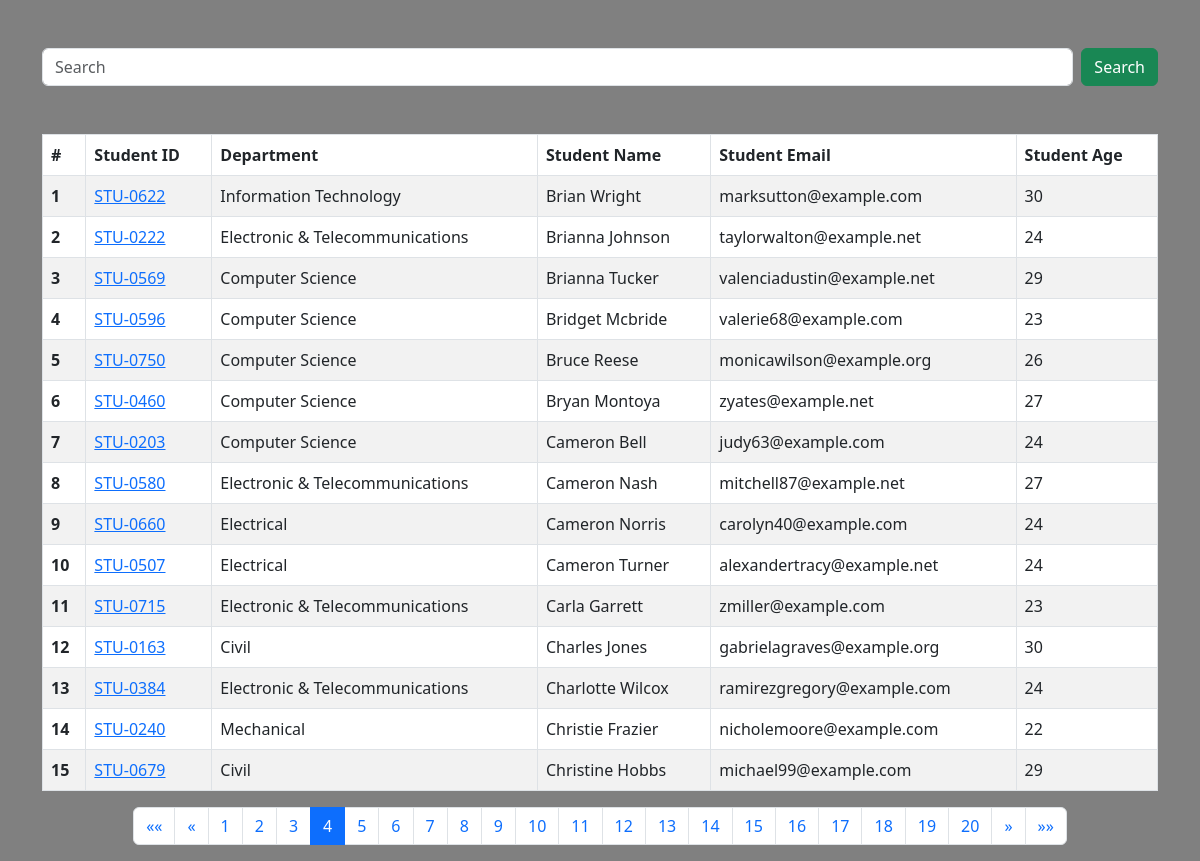
/?search=&page=4, run on the app's committed database.
### Report/models.py (models this page shows, shortened)
class Student(models.Model):
    department = models.ForeignKey(
        Department, related_name='depart', on_delete=models.CASCADE)
    student_id = models.OneToOneField(
        StudentID, related_name='studentid', on_delete=models.CASCADE)
    student_name = models.CharField(max_length=100)
    student_email = models.EmailField(unique=True)
    student_age = models.IntegerField(default=18)
    student_address = models.TextField()
    class Meta:
        ordering = ['student_name']
        verbose_name = 'student'

class StudentID(models.Model):
    student_id = models.CharField(max_length=100)
    def __str__(self) -> str:
        return self.student_id

class Department(models.Model):
    department = models.CharField(max_length=100)
    def __str__(self) -> str:
        return self.department
    class Meta:
        ordering = ['department']

### Report/views.py (the view, shortened to what this page needs)
# urls.py: path('',views.get_students,name='get_student'),
def get_students(request):
    queryset = Student.objects.all()
    page_number = request.GET.get("page",1)
    paginator = Paginator(queryset, 15)   # Pagination
    try:
        page_obj = paginator.page(page_number)
    except EmptyPage:
        page_obj = paginator.page(1)
    return render(request,'students.html',{'queryset':page_obj})

### Report/templates/students.html
{% extends 'base.html' %}
{% load static %}
{% block content %}
<div class="container mt-5">
    <div class="row">
        <form class="d-flex mb-5" role="search">
            <input class="form-control me-2" type="search" name="search" placeholder="Search" aria-label="Search">
            <button class="btn btn-success" type="submit">Search</button>
          </form>
        <div class="table-responsive">
            <table class="table table-bordered table-striped">
                <thead>
                    <tr>
                        <th scope="col">#</th>
                        <th scope="col">Student ID</th>
                        <th scope="col">Department</th>
                        <th scope="col">Student Name</th>
                        <th scope="col">Student Email</th>
                        <th scope="col">Student Age</th>
                    </tr>
                </thead>
                <tbody>
                    {% for query in queryset %}
                    <tr>
                        <th scope="row">{{ forloop.counter }}</th>
                        <td> <a href="{% url 'see_marks' query.student_id %}">{{ query.student_id }}</a></td>
                        <td>{{ query.department }}</td>
                        <td>{{ query.student_name }}</td>
                        <td>{{ query.student_email }}</td>
                        <td>{{ query.student_age }}</td>
                    </tr>
                    {% endfor %}
                </tbody>
            </table>
        </div>
        <nav aria-label="Page navigation text-center">
            <ul class="pagination justify-content-center">
                {% if queryset.has_previous %}
                    <li class="page-item">
                        <a class="page-link" href="?search={{ request.GET.search }}&page=1" aria-label="First">
                            <span aria-hidden="true">&laquo;&laquo;</span>
                        </a>
                    </li>
                    <li class="page-item">
                        <a class="page-link" href="?search={{ request.GET.search }}&page={{ queryset.previous_page_number }}" aria-label="Previous">
                            <span aria-hidden="true">&laquo;</span>
                        </a>
                    </li>
                {% endif %}
                {% for num in queryset.paginator.page_range %}
                    <li class="page-item {% if queryset.number == num %}active{% endif %}">
                        <a class="page-link" href="?search={{ request.GET.search }}&page={{ num }}">{{ num }}</a>
                    </li>
                {% endfor %}
                {% if queryset.has_next %}
                    <li class="page-item">
                        <a class="page-link" href="?search={{ request.GET.search }}&page={{ queryset.next_page_number }}" aria-label="Next">
                            <span aria-hidden="true">&raquo;</span>
                        </a>
                    </li>
                    <li class="page-item">
                        <a class="page-link" href="?search={{ request.GET.search }}&page={{ queryset.paginator.num_pages }}" aria-label="Last">
                            <span aria-hidden="true">&raquo;&raquo;</span>
                        </a>
                    </li>
                {% endif %}
            </ul>
        </nav>
    </div>
</div>
{% endblock content %}

### data on the page
Student: student_id "STU-0622", department "Information Technology", student_name "Brian Wright", student_email "marksutton@example.com", student_age "30"
Student: student_id "STU-0222", department "Electronic & Telecommunications", student_name "Brianna Johnson", student_email "taylorwalton@example.net", student_age "24"
Student: student_id "STU-0569", department "Computer Science", student_name "Brianna Tucker", student_email "valenciadustin@example.net", student_age "29"
Student: student_id "STU-0596", department "Computer Science", student_name "Bridget Mcbride", student_email "valerie68@example.com", student_age "23"
Student: student_id "STU-0750", department "Computer Science", student_name "Bruce Reese", student_email "monicawilson@example.org", student_age "26"
Student: student_id "STU-0460", department "Computer Science", student_name "Bryan Montoya", student_email "zyates@example.net", student_age "27"
Student: student_id "STU-0203", department "Computer Science", student_name "Cameron Bell", student_email "judy63@example.com", student_age "24"
Student: student_id "STU-0580", department "Electronic & Telecommunications", student_name "Cameron Nash", student_email "mitchell87@example.net", student_age "27"
Student: student_id "STU-0660", department "Electrical", student_name "Cameron Norris", student_email "carolyn40@example.com", student_age "24"
Student: student_id "STU-0507", department "Electrical", student_name "Cameron Turner", student_email "alexandertracy@example.net", student_age "24"
Student: student_id "STU-0715", department "Electronic & Telecommunications", student_name "Carla Garrett", student_email "zmiller@example.com", student_age "23"
Student: student_id "STU-0163", department "Civil", student_name "Charles Jones", student_email "gabrielagraves@example.org", student_age "30"
Student: student_id "STU-0384", department "Electronic & Telecommunications", student_name "Charlotte Wilcox", student_email "ramirezgregory@example.com", student_age "24"
Student: student_id "STU-0240", department "Mechanical", student_name "Christie Frazier", student_email "nicholemoore@example.com", student_age "22"
Student: student_id "STU-0679", department "Civil", student_name "Christine Hobbs", student_email "michael99@example.com", student_age "29"

### other printed values
{{ num }} "1" "2" "3" "4" "5" "6" "7" "8" "9" "10" "11" "12" "13" "14" "15" "16" "17" "18" "19" "20"
